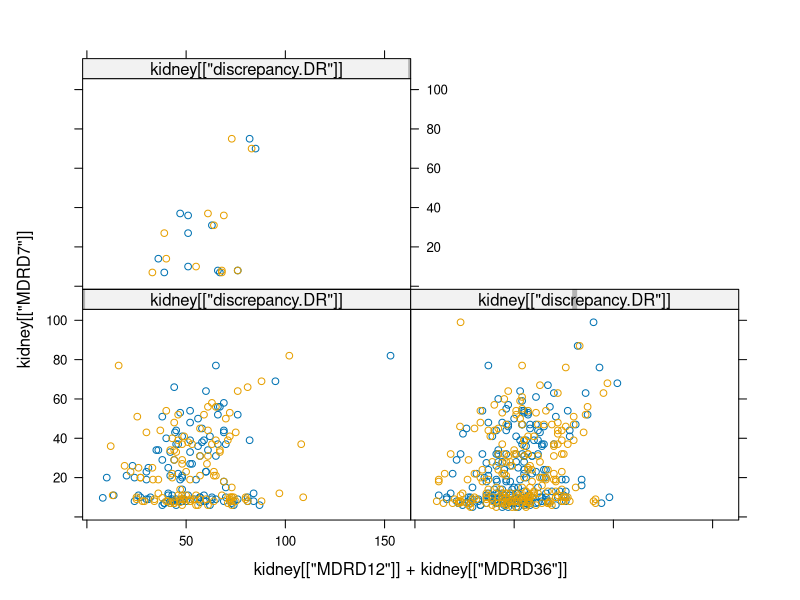
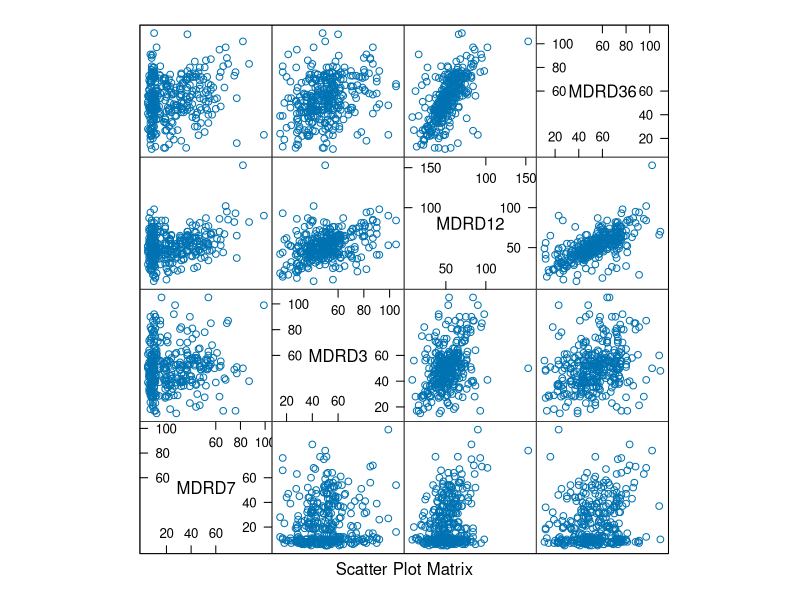
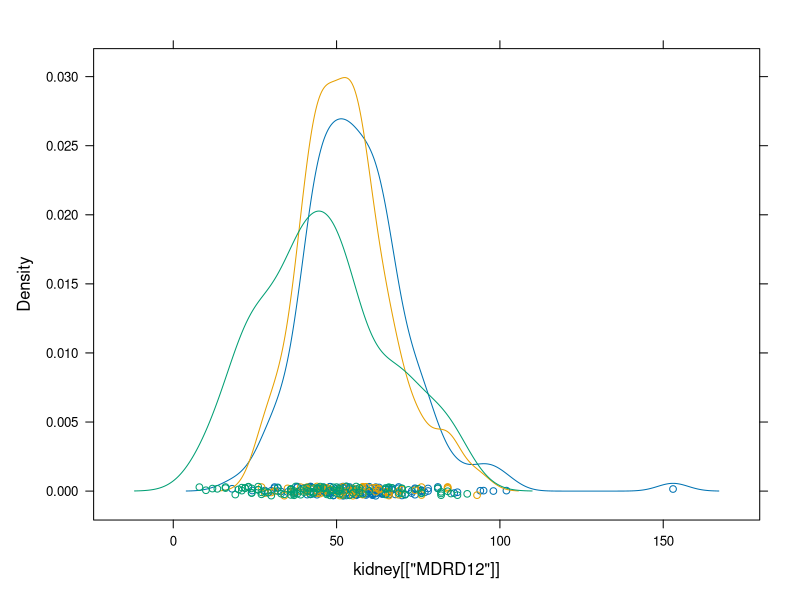
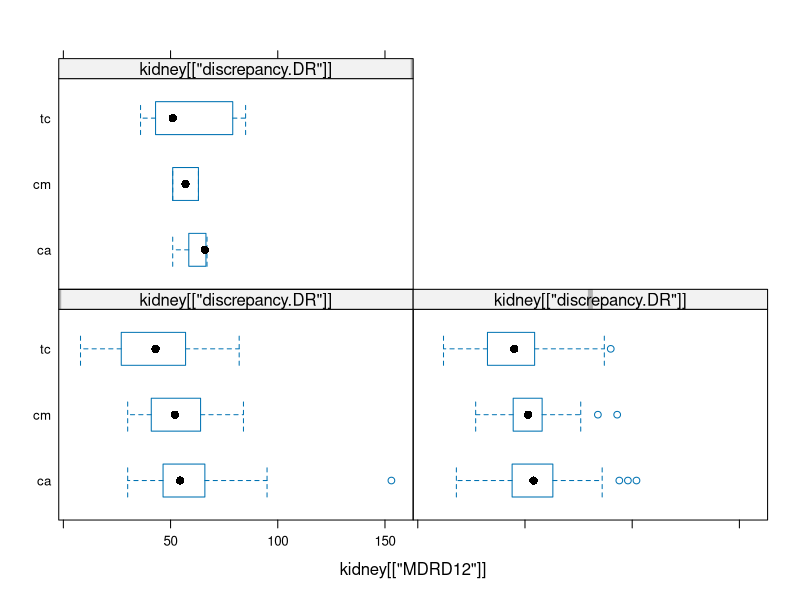
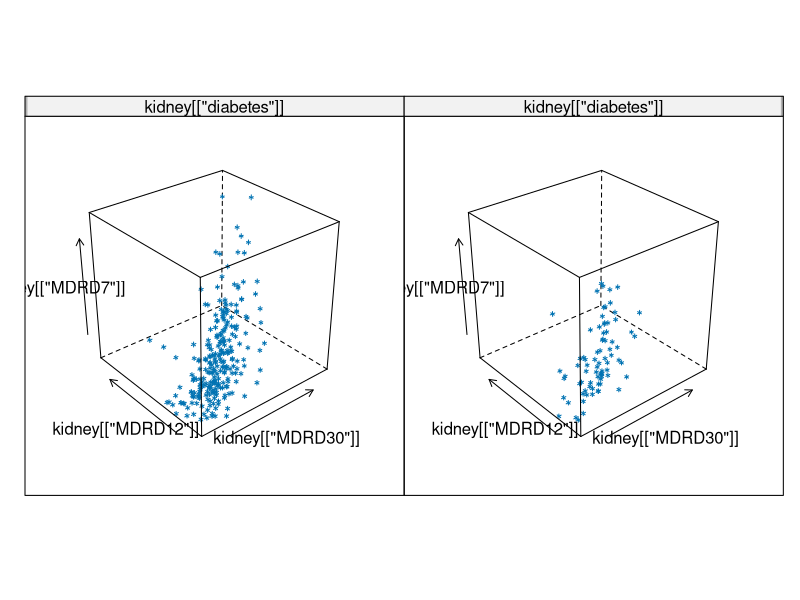
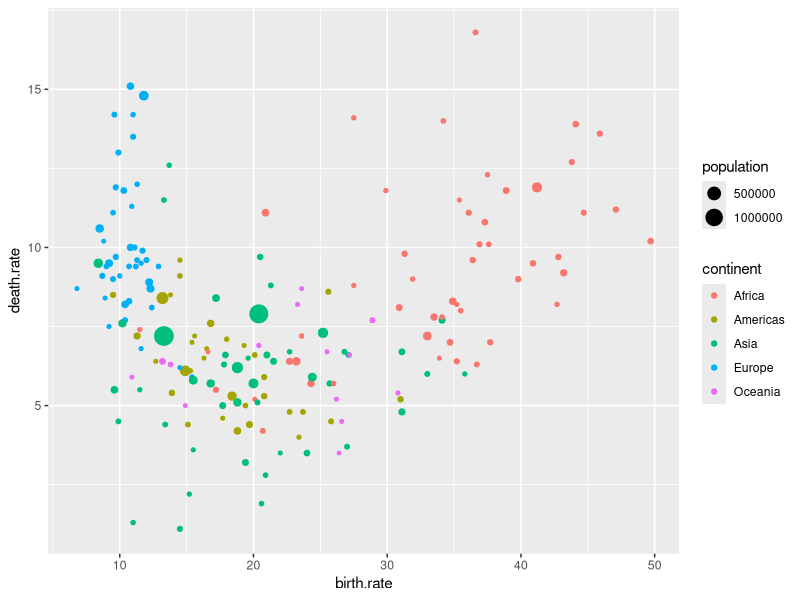
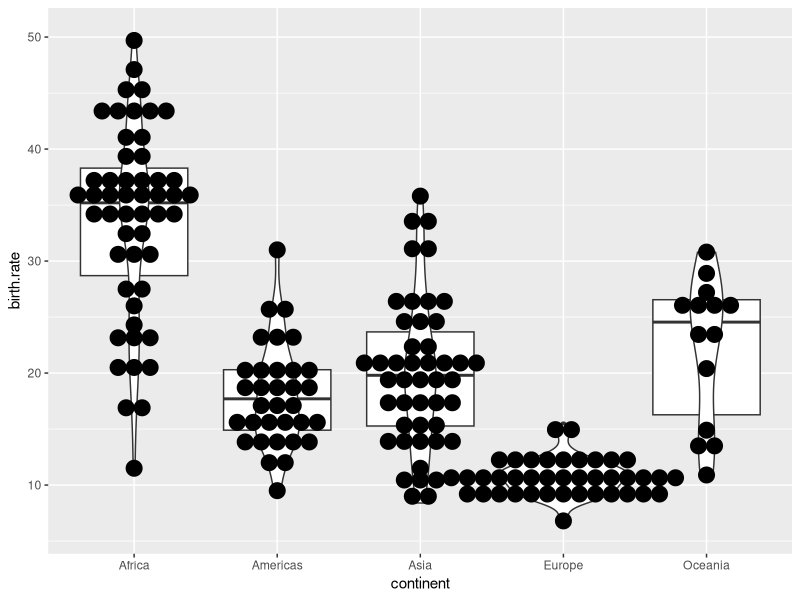
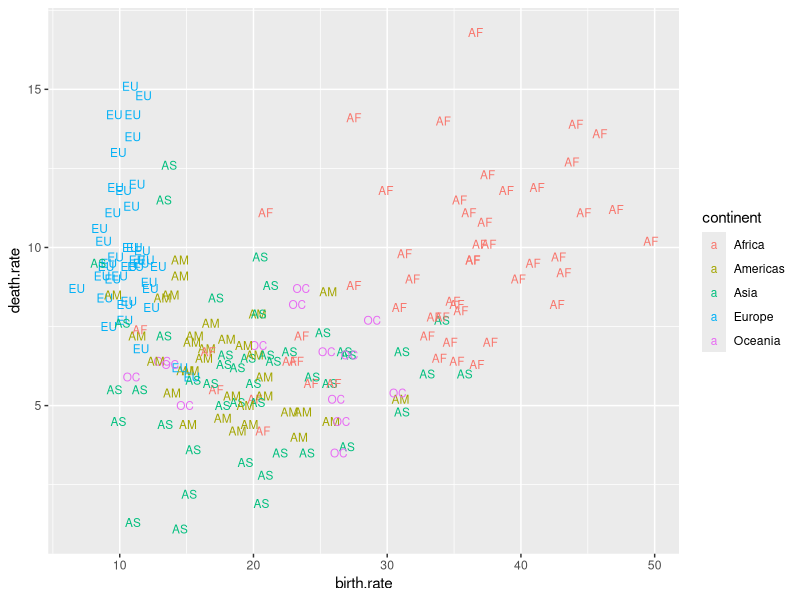

The R source for these figures, in order:
# packageurl<-"https://cran.r-project.org/src/contrib/Archive/nloptr/nloptr_1.2.1.tar.gz"
# install.packages(packageurl, repos=NULL, type="source")
# 
# library(PBImisc)
# kidney <- PBImisc::kidney

library(lattice)
library(ggplot2)


setwd("C:/Piotrek/kod/statistics/lab5")
kidney <- read.csv2("kidney.csv", header=TRUE)
print(kidney)

# Ex. 1

xyplot(kidney[["MDRD7"]] ~ kidney[["MDRD12"]] + kidney[["MDRD36"]] | kidney[["discrepancy.DR"]], data=kidney)

# Ex. 2

splom(~ kidney[, c("MDRD7", "MDRD3", "MDRD12", "MDRD36")], data=kidney)

# Ex. 3

densityplot(~ kidney[["MDRD12"]], data=kidney, groups=kidney[["therapy"]])

# Ex. 4

bwplot(kidney[["therapy"]] ~ kidney[["MDRD12"]] | kidney[["discrepancy.DR"]], data=kidney, groups=kidney[["discrepancy.AB"]])

# Ex. 5

cloud(kidney[["MDRD7"]] ~ kidney[["MDRD30"]] * kidney[["MDRD12"]] | kidney[["diabetes"]], data=kidney)

# library(Przewodnik)
# countries <- Przewodnik::countries

countries <- read.csv2("countries.csv", header=TRUE)
print(countries)

# Ex. 6

ggplot() + geom_point(data=countries, aes(.data[["birth.rate"]], .data[["death.rate"]], size=.data[["population"]], color=.data[["continent"]]))

# Ex. 7

ggplot(data=countries, aes(.data[["continent"]], .data[["birth.rate"]])) + geom_boxplot() + geom_violin() + geom_dotplot(binaxis = "y", stackdir = "center")

# Ex. 8

ggplot(data=countries, aes(.data[["birth.rate"]], .data[["death.rate"]], color=.data[["continent"]])) + geom_text(label=substr(toupper(countries[["continent"]]), start=1, stop=2), size=3)

ggplot(data=countries, aes(.data[["birth.rate"]], .data[["death.rate"]], shape=.data[["continent"]], color=.data[["continent"]])) + geom_point() + scale_shape_manual(values=c(0,1,2,3,4))


